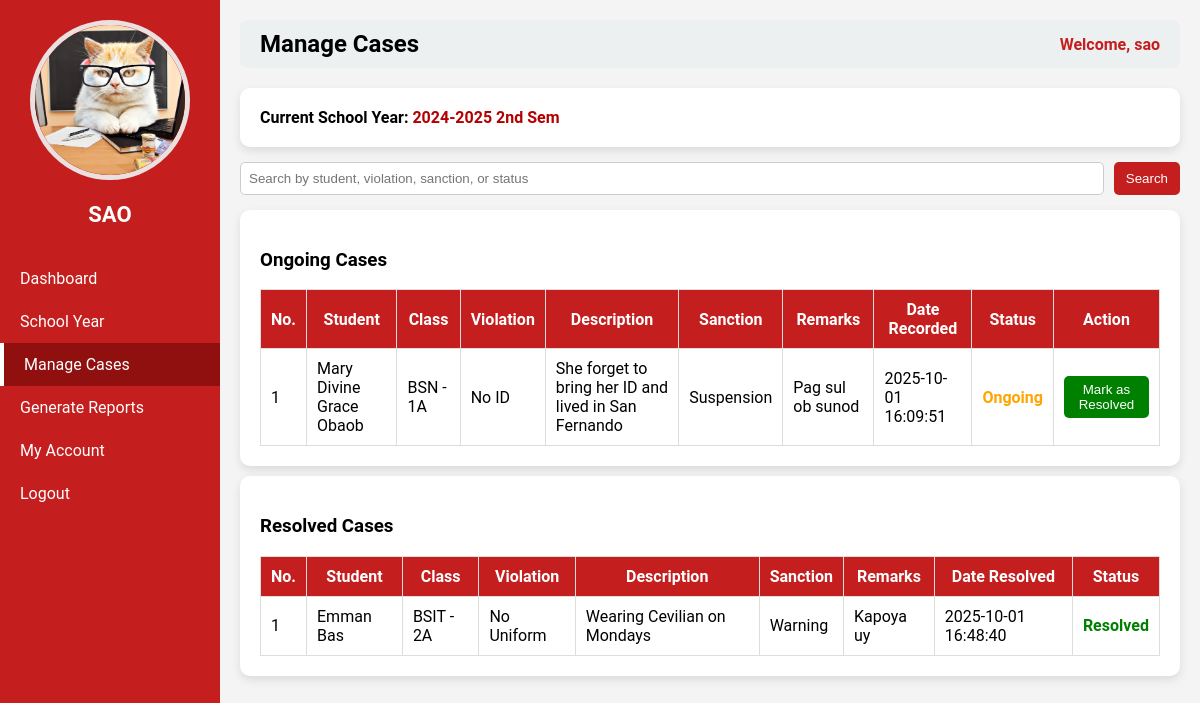
The app's page /sao.php?page=manage_cases (signed in), older data.
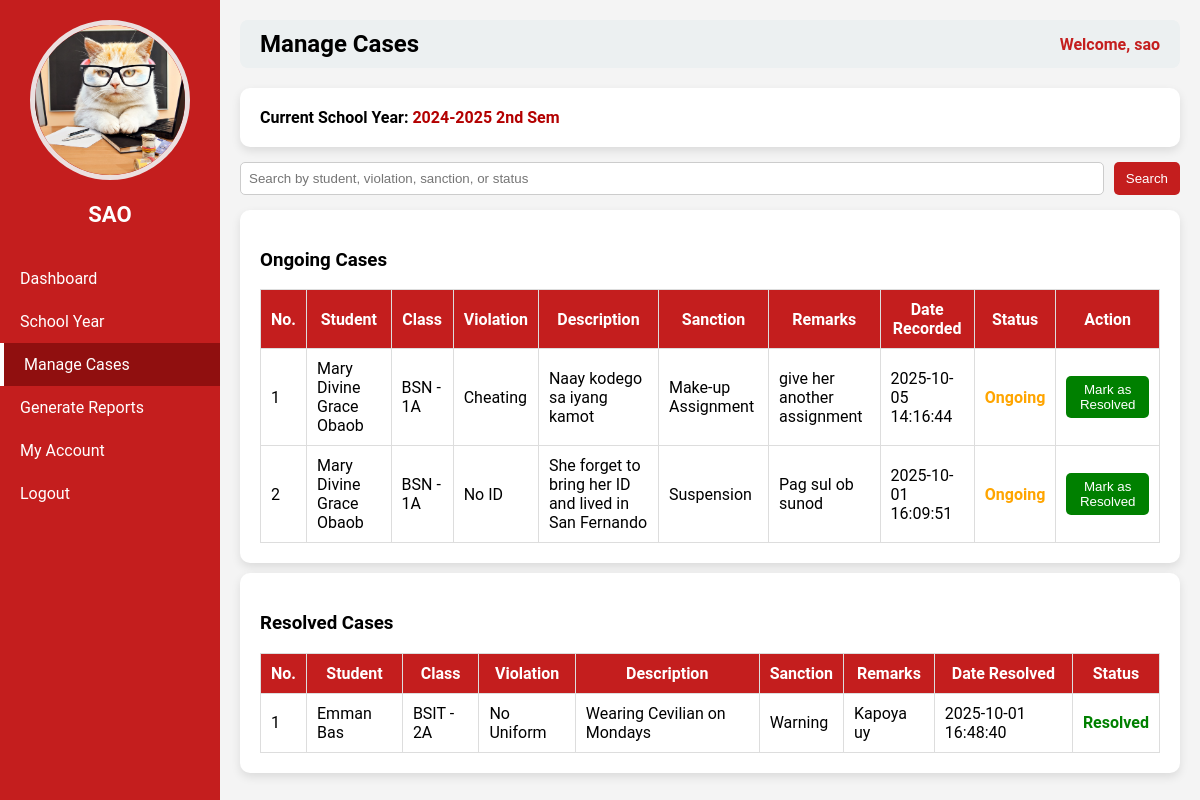
The same page, newer data.
### tables this page shows
CREATE TABLE `users` (
  `id` int(11) NOT NULL,
  `username` varchar(50) NOT NULL,
  `password` varchar(255) NOT NULL,
  `role` varchar(50) NOT NULL,
  `email` varchar(255) NOT NULL,
  `contact` varchar(50) NOT NULL,
  `status` varchar(50) NOT NULL,
  `img` varchar(255) NOT NULL
);

CREATE TABLE `school_years` (
  `id` int(11) NOT NULL,
  `school_year` varchar(50) NOT NULL,
  `is_current` tinyint(1) DEFAULT 0
);

CREATE TABLE `record_violations` (
  `id` int(11) NOT NULL,
  `student_violations_id` int(11) NOT NULL,
  `sanction_id` int(11) NOT NULL,
  `remarks` text NOT NULL,
  `date_recorded` timestamp NOT NULL DEFAULT current_timestamp(),
  `user_id` int(11) NOT NULL,
  `school_year_id` int(11) NOT NULL,
  `status` varchar(50) NOT NULL
);

CREATE TABLE `students` (
  `id` int(11) NOT NULL,
  `first_name` varchar(50) NOT NULL,
  `last_name` varchar(50) NOT NULL,
  `school_year_id` int(11) NOT NULL,
  `program_id` int(11) NOT NULL,
  `year_level_id` int(11) NOT NULL,
  `section_id` int(11) NOT NULL,
  `address` varchar(100) NOT NULL,
  `contact` varchar(20) NOT NULL,
  `img` varchar(255) NOT NULL,
  `user_id` int(11) NOT NULL
);

CREATE TABLE `programs` (
  `id` int(11) NOT NULL,
  `program_code` varchar(50) NOT NULL,
  `program_name` varchar(100) NOT NULL
);

CREATE TABLE `year_levels` (
  `id` int(11) NOT NULL,
  `year_level` varchar(50) NOT NULL,
  `year_code` varchar(50) NOT NULL
);

CREATE TABLE `sections` (
  `id` int(11) NOT NULL,
  `section_name` varchar(50) NOT NULL
);

CREATE TABLE `violations` (
  `id` int(11) NOT NULL,
  `violation` varchar(100) NOT NULL
);

CREATE TABLE `student_violations` (
  `id` int(11) NOT NULL,
  `student_id` int(11) NOT NULL,
  `violation_id` int(11) NOT NULL,
  `description` text NOT NULL,
  `location` varchar(50) NOT NULL,
  `date_time` datetime NOT NULL DEFAULT current_timestamp(),
  `status` varchar(50) NOT NULL,
  `user_id` int(11) NOT NULL,
  `school_year_id` int(11) NOT NULL
);

CREATE TABLE `sanctions` (
  `id` int(11) NOT NULL,
  `sanction` varchar(50) NOT NULL
);

CREATE TABLE `resolved_cases` (
  `id` int(11) NOT NULL,
  `record_violation_id` int(11) NOT NULL,
  `status` varchar(50) NOT NULL,
  `date_resolved` timestamp NOT NULL DEFAULT current_timestamp(),
  `school_year_id` int(11) NOT NULL
);

### sao_pages/manage_cases.php (the view, shortened to what this page needs)
<?php
require __DIR__ . '/../db_connect.php';
$current_sy_row = $pdo->query("SELECT * FROM school_years WHERE is_current = 1 LIMIT 1")->fetch(PDO::FETCH_ASSOC);
if ($current_sy_row) {
    $current_sy_id = $current_sy_row['id'];
    $current_school_year = $current_sy_row['school_year'];
} else {
    $current_sy_row = $pdo->query("SELECT * FROM school_years ORDER BY id DESC LIMIT 1")->fetch(PDO::FETCH_ASSOC);
    $current_sy_id = $current_sy_row ? $current_sy_row['id'] : null;
    $current_school_year = $current_sy_row ? $current_sy_row['school_year'] : "None";
}
$search = isset($_GET['search']) ? trim($_GET['search']) : '';
if ($search) {
    $ongoing_stmt = $pdo->prepare("
        SELECT rv.*, st.first_name, st.last_name,
               p.program_code, yl.year_code AS year_level, sec.section_name,
               v.violation AS violation, sa.sanction, sv.description
        FROM record_violations rv
        JOIN student_violations sv ON rv.student_violations_id = sv.id
        JOIN students st ON sv.student_id = st.id
        JOIN programs p ON st.program_id = p.id
        JOIN year_levels yl ON st.year_level_id = yl.id
        JOIN sections sec ON st.section_id = sec.id
        JOIN violations v ON sv.violation_id = v.id
        JOIN sanctions sa ON rv.sanction_id = sa.id
        WHERE rv.status='Ongoing' AND rv.school_year_id = ?
        AND (
            CONCAT(st.first_name, ' ', st.last_name) LIKE ?
            OR v.violation LIKE ?
            OR sa.sanction LIKE ?
            OR rv.status LIKE ?
            OR sv.description LIKE ?
        )
        ORDER BY rv.date_recorded DESC
    ");
    $like = "%$search%";
    $ongoing_stmt->execute([$current_sy_id, $like, $like, $like, $like, $like]);
} else {
    $ongoing_stmt = $pdo->prepare("
        SELECT rv.*, st.first_name, st.last_name,
               p.program_code, yl.year_code AS year_level, sec.section_name,
               v.violation AS violation, sa.sanction, sv.description
        FROM record_violations rv
        JOIN student_violations sv ON rv.student_violations_id = sv.id
        JOIN students st ON sv.student_id = st.id
        JOIN programs p ON st.program_id = p.id
        JOIN year_levels yl ON st.year_level_id = yl.id
        JOIN sections sec ON st.section_id = sec.id
        JOIN violations v ON sv.violation_id = v.id
        JOIN sanctions sa ON rv.sanction_id = sa.id
        WHERE rv.status='Ongoing' AND rv.school_year_id = ?
        ORDER BY rv.date_recorded DESC
    ");
    $ongoing_stmt->execute([$current_sy_id]);
}
$ongoing = $ongoing_stmt->fetchAll(PDO::FETCH_ASSOC);
if ($search) {
    $resolved_stmt = $pdo->prepare("
        SELECT rc.*, rv.sanction_id, sa.sanction, rv.remarks,
               st.first_name, st.last_name,
               p.program_code, yl.year_code AS year_level, sec.section_name,
               v.violation AS violation, sv.description
        FROM resolved_cases rc
        JOIN record_violations rv ON rc.record_violation_id = rv.id
        JOIN sanctions sa ON rv.sanction_id = sa.id
        JOIN student_violations sv ON rv.student_violations_id = sv.id
        JOIN students st ON sv.student_id = st.id
        JOIN programs p ON st.program_id = p.id
        JOIN year_levels yl ON st.year_level_id = yl.id
        JOIN sections sec ON st.section_id = sec.id
        JOIN violations v ON sv.violation_id = v.id
        WHERE rv.school_year_id = ?
        AND (
            CONCAT(st.first_name, ' ', st.last_name) LIKE ?
            OR v.violation LIKE ?
            OR sa.sanction LIKE ?
            OR rc.status LIKE ?
            OR sv.description LIKE ?
        )
        ORDER BY rc.date_resolved DESC
    ");
    $like = "%$search%";
    $resolved_stmt->execute([$current_sy_id, $like, $like, $like, $like, $like]);
} else {
    $resolved_stmt = $pdo->prepare("
        SELECT rc.*, rv.sanction_id, sa.sanction, rv.remarks,
               st.first_name, st.last_name,
               p.program_code, yl.year_code AS year_level, sec.section_name,
               v.violation AS violation, sv.description
        FROM resolved_cases rc
        JOIN record_violations rv ON rc.record_violation_id = rv.id
        JOIN sanctions sa ON rv.sanction_id = sa.id
        JOIN student_violations sv ON rv.student_violations_id = sv.id
        JOIN students st ON sv.student_id = st.id
        JOIN programs p ON st.program_id = p.id
        JOIN year_levels yl ON st.year_level_id = yl.id
        JOIN sections sec ON st.section_id = sec.id
        JOIN violations v ON sv.violation_id = v.id
        WHERE rv.school_year_id = ?
        ORDER BY rc.date_resolved DESC
    ");
    $resolved_stmt->execute([$current_sy_id]);
}
$resolved = $resolved_stmt->fetchAll(PDO::FETCH_ASSOC);
?>
<div class="container small-container">
    <h3>Current School Year:
        <span style="color:#b30000;"><?= htmlspecialchars($current_school_year) ?></span>
    </h3>
</div>
<form method="GET" class="search-form">
    <input type="text" name="search" placeholder="Search by student, violation, sanction, or status" value="<?= htmlspecialchars($search); ?>">
    <button type="submit">Search</button>
</form>
<div class="container">
    <h3>Ongoing Cases</h3>
    <table class="styled-table">
        <thead>
            <tr>
                <th>No.</th>
                <th>Student</th>
                <th>Class</th>
                <th>Violation</th>
                <th>Description</th>
                <th>Sanction</th>
                <th>Remarks</th>
                <th>Date Recorded</th>
                <th>Status</th>
                <th>Action</th>
            </tr>
        </thead>
        <tbody>
            <?php if ($ongoing): ?>
                <?php foreach ($ongoing as $index => $o): ?>
                    <tr>
                        <td><?= $index + 1; ?></td>
                        <td><?= htmlspecialchars($o['first_name'] . " " . $o['last_name']); ?></td>
                        <td><?= htmlspecialchars($o['program_code'] . " - " . $o['year_level'] . $o['section_name']); ?></td>
                        <td><?= htmlspecialchars($o['violation']); ?></td>
                        <td><?= htmlspecialchars($o['description']); ?></td>
                        <td><?= htmlspecialchars($o['sanction']); ?></td>
                        <td><?= htmlspecialchars($o['remarks']); ?></td>
                        <td><?= $o['date_recorded']; ?></td>
                        <td><span style="color:orange;font-weight:bold;"><?= $o['status']; ?></span></td>
                        <td>
                            <form method="POST" class="inline-form">
                                <button type="submit" name="resolve_case" class="btn btn-success"
                                    onclick="return confirm('Mark this case as Resolved?')">
                                    Mark as Resolved
                                </button>
                            </form>
                        </td>
                    </tr>
                <?php endforeach; ?>
            <?php else: ?>
                <tr><td colspan="10" style="text-align:center;">No ongoing cases.</td></tr>
            <?php endif; ?>
        </tbody>
    </table>
</div>
<div class="container">
    <h3>Resolved Cases</h3>
    <table class="styled-table">
        <thead>
            <tr>
                <th>No.</th>
                <th>Student</th>
                <th>Class</th>
                <th>Violation</th>
                <th>Description</th>
                <th>Sanction</th>
                <th>Remarks</th>
                <th>Date Resolved</th>
                <th>Status</th>
            </tr>
        </thead>
        <tbody>
            <?php if ($resolved): ?>
                <?php foreach ($resolved as $index => $r): ?>
                    <tr>
                        <td><?= $index + 1; ?></td>
                        <td><?= htmlspecialchars($r['first_name'] . " " . $r['last_name']); ?></td>
                        <td><?= htmlspecialchars($r['program_code'] . " - " . $r['year_level'] . $r['section_name']); ?></td>
                        <td><?= htmlspecialchars($r['violation']); ?></td>
                        <td><?= htmlspecialchars($r['description']); ?></td>
                        <td><?= htmlspecialchars($r['sanction']); ?></td>
                        <td><?= htmlspecialchars($r['remarks']); ?></td>
                        <td><?= $r['date_resolved']; ?></td>
                        <td><span style="color:green;font-weight:bold;"><?= $r['status']; ?></span></td>
                    </tr>
                <?php endforeach; ?>
            <?php else: ?>
                <tr><td colspan="9" style="text-align:center;">No resolved cases yet.</td></tr>
            <?php endif; ?>
        </tbody>
    </table>
</div>

### sao.php (shortened to what this page needs)
<?php
require 'db_connect.php';
$id = $_SESSION['user_id'];
$stmt = $pdo->prepare("SELECT * FROM users WHERE id=?");
$stmt->execute([$id]);
$user = $stmt->fetch(PDO::FETCH_ASSOC);
$page = isset($_GET['page']) ? $_GET['page'] : 'dashboard';
?>
<!DOCTYPE html>
<html>
<head>
</head>
<body>
<div class="sidebar">
    <div class="column profile-photo">
        <?php if (!empty($user['img'])): ?>
            <img src="<?php echo htmlspecialchars($user['img']); ?>" alt="Profile Image">
        <?php else: ?>
            <img src="default.png" alt="Profile Image">
        <?php endif; ?>
    </div>
    <h2>SAO</h2>
    <a href="?page=dashboard" class="<?= ($page == 'dashboard') ? 'active' : '' ?>">Dashboard</a>
    <a href="?page=manage_school_year" class="<?= ($page == 'manage_school_year') ? 'active' : '' ?>">School Year</a>
    <a href="?page=manage_cases" class="<?= ($page == 'manage_cases') ? 'active' : '' ?>">Manage Cases</a>
    <a href="?page=generate_reports" class="<?= ($page == 'generate_reports') ? 'active' : '' ?>">Generate Reports</a>
    <a href="?page=my_account" class="<?= ($page == 'my_account') ? 'active' : '' ?>">My Account</a>
    <a href="logout.php">Logout</a>
</div>
<div class="main-content">
    <div class="header">
        <h2><?php echo ucwords(str_replace('_',' ', $page)); ?></h2>
        <span>Welcome, <?php echo $_SESSION['username']; ?></span>
    </div>
    <div class="content" style="margin-top:20px;">
        <?php
        $pageFile = "sao_pages/{$page}.php";
        if (file_exists($pageFile)) {
            include $pageFile;
        } else {
            echo "<p>Page not found.</p>";
        }
        ?>
    </div>
</div>
</body>
</html>

### sao.php (style rules this page uses)
body { margin:0; font-family:'Roboto', sans-serif; background:#f4f4f4; }
.sidebar { position: fixed; top:0; left:0; width:220px; height:100%; background-color: #c41e1e; color:white; display:flex; flex-direction:column; padding-top:20px; }
.sidebar h2 { text-align:center; margin-bottom:30px; font-size:22px; }
.sidebar a { padding:12px 20px; text-decoration:none; color:white; display:block; transition:0.3s; }
.sidebar a.active { background-color: #900f0f; border-left: 4px solid #fff; }
.main-content { margin-left:220px; padding:20px; }
.header { display:flex; justify-content:space-between; align-items:center; background:#ecf0f1; padding:10px 20px; border-radius:8px; }
.header h2 { margin:0; }
.header span { font-weight: bold;color: #c41e1e; }
.profile-photo { text-align: center; }
.profile-photo img { width: 150px; height: 150px; object-fit: cover; border-radius: 50%; border: 5px solid #ebe0e0ff; }

### sao_pages/manage_cases.php (style rules this page uses)
.small-container { padding: 8px 15px; flex: 1; display: block; max-width: 100%; }
.small-container h3 { font-size: 16px; margin: 0; }
.container { background:#fff; padding:20px; border-radius:10px; margin-top:10px; box-shadow:0 4px 10px rgba(0,0,0,0.1); }
.styled-table { width:100%; border-collapse:collapse; margin-top:10px; }
.styled-table th, .styled-table td { border:1px solid #ddd; padding:10px; }
.styled-table th { background:#c41e1e; color:#fff; }
.btn { padding:6px 12px; border:none; border-radius:5px; cursor:pointer; }
.btn-success { background:green; color:white; }
.inline-form { display:inline; }
.search-form { margin-top: 15px; margin-bottom: 15px; display: flex; gap: 10px; }
.search-form input[type="text"] { flex: 1; padding: 8px; border-radius: 5px; border: 1px solid #ccc; }
.search-form button { padding: 8px 12px; border: none; border-radius: 5px; background: #c41e1e; color: white; cursor: pointer; }

Row changes from the older to the newer data that the page shows:
added record_violations: students.first_name+last_name "Mary Divine Grace Obaob", programs.program_code "BSN - 1A", violations.violation "Cheating", student_violations.description "Naay kodego sa iyang kamot", sanction.sanction "Make-up Assignment", remarks "give her another assignment", date_recorded "2025-10-05 14:16:44", status "Ongoing"
